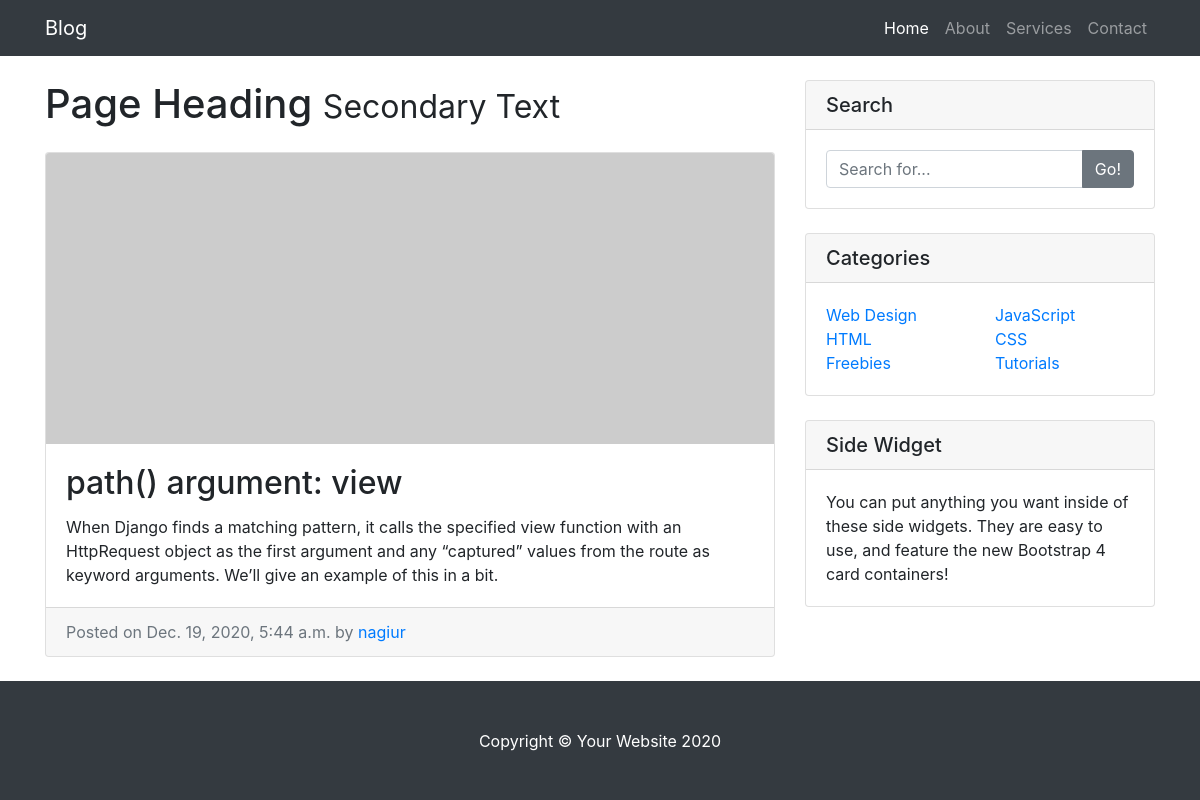
/blog/5/, run on the app's committed database.
### blog/models.py (models this page shows)
class Post(models.Model):
    STATUS_CHOICES = (
        ('draft', 'Draft'),
        ('published', 'Published')
    )
    title = models.CharField(max_length=250)
    slug = models.SlugField(max_length=250,unique_for_date='publish')
    author = models.ForeignKey(User,on_delete=models.CASCADE,related_name='blog_posts')
    body = models.TextField()
    publish = models.DateTimeField(default=timezone.now)
    created = models.DateTimeField(auto_now_add=True)
    updated = models.DateTimeField(auto_now=True)
    status = models.CharField(max_length=10, choices=STATUS_CHOICES, default='draft')

### blog/views.py (the view)
# urls.py: path('<int:id>/', detail, name='detail'),
def detail(request, id):
    post = get_object_or_404(Post, pk=id)
    return render(request, 'blog/list_detail.html', {'post': post})

### blog/templates/blog/list_detail.html (shortened to what this page needs)
{% extends "blog/base.html" %}
{% block content %}
  <div class="card mb-4">
    <img class="card-img-top" src="http://placehold.it/750x300" alt="Card image cap">
    <div class="card-body">
      <h2 class="card-title">{{ post.title}}</h2>
      <p class="card-text">{{ post.body }}</p>
    </div>
    <div class="card-footer text-muted">
      Posted on {{ post.publish }} by
      <a href="#">{{ post.author}}</a>
    </div>
  </div>
{% endblock %}

### blog/static/css/css/blog-home.css (style rules this page uses)
body { padding-top: 56px; }

### data on the page
Post: title "path() argument: view", body "When Django finds a matching pattern, it calls the specified view function with an HttpRequest object as the first argument and any “captured” values from the route as keyword arguments. We’ll give an example of this in a bit.", publish "Dec. 19, 2020, 5:44 a.m.", author "nagiur"
